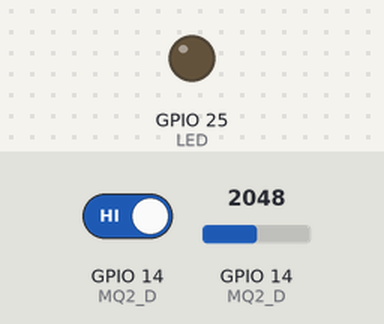
A sketch run on a simulated ESP32. On the bench: output pins drawn as LEDs (lit = HIGH). Dashed ring = blinking. The inputs (shaded band) are chosen by the test bench; at power-on: GPIO 14 (MQ2_D) HIGH, GPIO 14 (MQ2_D) = 2048. WiFi joins after 1.5 s; servers stay silent unless stated; what the sketch prints to the serial monitor is not drawn.

Above: at 2.7 s.
2.8 s: GPIO 14 (MQ2_D) driven LOW
At 2.9 s:
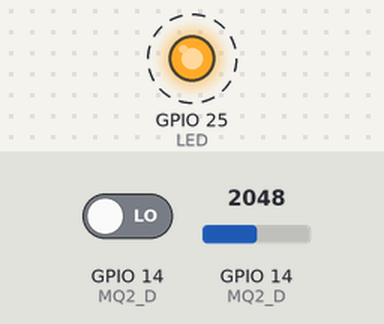
5.8 s: GPIO 14 (MQ2_D) driven HIGH
At 7.0 s:
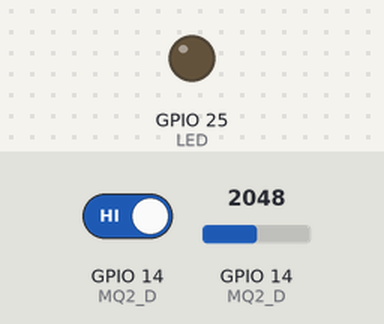
Timing chart, 0 to 8.8 s (numbered marks = the images above; inputs shaded):
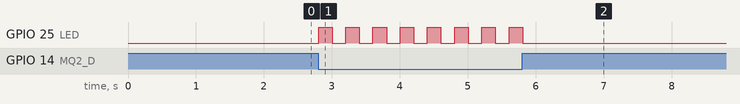

Measured:
- after the input at 2.8 s, GPIO 25 (LED): alternates HIGH for 0.20 s and LOW for 0.20 s, starting at once
- after the input at 5.8 s, GPIO 25 (LED): goes on until 5.8 s, then stays LOW

The sketch:

ESP_ThingSpeak.ino
```cpp
#include <WiFi.h>
#include "ThingSpeak.h" // always include thingspeak header file after other header files and custom macros


#define WIFI_SSID "LAU 2 2.4G"		// replace MySSID with your WiFi network name
#define WIFI_PASSWORD "phong882"	// replace MyPassword with your WiFi password

#define SECRET_CH_ID 1943428			// replace 0000000 with your channel number
#define SECRET_WRITE_APIKEY "UTV5X4A6OCBF55P5"   // replace XYZ with your channel write API Key

#define MQ2_A 35 // define MQ2 analog pin
#define MQ2_D 14 // define MQ2 digital pin
#define LED 25

WiFiClient  client;

unsigned long myChannelNumber = SECRET_CH_ID;
const char * myWriteAPIKey = SECRET_WRITE_APIKEY;

int D_value, A_value;
unsigned long dataMillis = 0;

void setup() {
  Serial.begin(115200);  //Initialize serial

  pinMode(MQ2_A, INPUT);
  pinMode(MQ2_D, INPUT);
  pinMode(LED, OUTPUT);
  digitalWrite(LED, LOW);

  WiFi.begin(WIFI_SSID, WIFI_PASSWORD);
  Serial.print("Connecting to Wi-Fi");
  while (WiFi.status() != WL_CONNECTED)
  {
      Serial.print(".");
      delay(300);
  }
  Serial.println();
  Serial.print("Connected with IP: ");
  Serial.println(WiFi.localIP());
  Serial.println();

  ThingSpeak.begin(client);  // Initialize ThingSpeak
}

void loop() {

  A_value = analogRead(MQ2_D);
  D_value = digitalRead(MQ2_D);

  Serial.printf("Analog value: %d\n", A_value);
  Serial.printf("Digital value: %d\n", D_value);

  ThingSpeak.setField(1, A_value);
  ThingSpeak.setField(2, !D_value);

  if (millis() - dataMillis > 20000)
  {
    int x = ThingSpeak.writeFields(myChannelNumber, myWriteAPIKey);
    if(x == 200){
      Serial.println("Channel update successful.");
    }
    else {
      Serial.println("Problem updating channel. HTTP error code " + String(x));
    }
  }

  if(!D_value){
    digitalWrite(LED, HIGH);
    delay(200);
    digitalWrite(LED, LOW);
    delay(200);
  }
}
```
